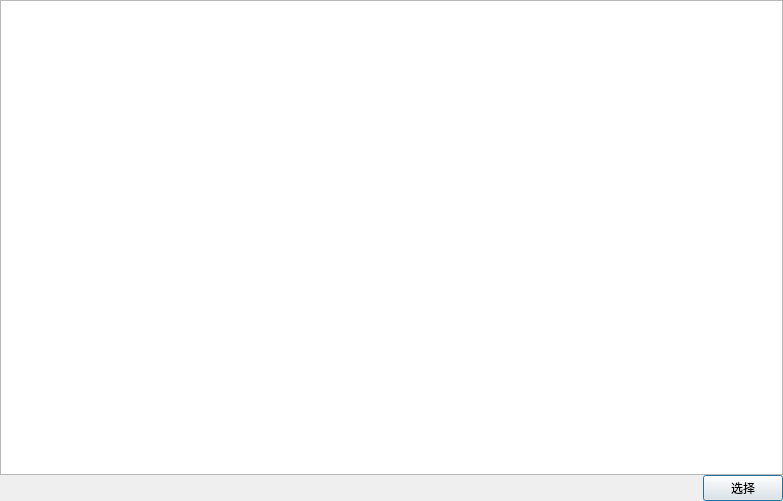
<?xml version="1.0" encoding="UTF-8"?>
<ui version="4.0">
 <class>Dialog</class>
 <widget class="QDialog" name="Dialog">
  <property name="geometry">
   <rect>
    <x>0</x>
    <y>0</y>
    <width>783</width>
    <height>501</height>
   </rect>
  </property>
  <property name="windowTitle">
   <string>Dialog</string>
  </property>
  <layout class="QVBoxLayout" name="verticalLayout">
   <property name="spacing">
    <number>0</number>
   </property>
   <property name="leftMargin">
    <number>0</number>
   </property>
   <property name="topMargin">
    <number>0</number>
   </property>
   <property name="rightMargin">
    <number>0</number>
   </property>
   <property name="bottomMargin">
    <number>0</number>
   </property>
   <item>
    <widget class="QTableWidget" name="seltCont"/>
   </item>
   <item>
    <layout class="QHBoxLayout" name="horizontalLayout">
     <item>
      <spacer name="horizontalSpacer">
       <property name="orientation">
        <enum>Qt::Horizontal</enum>
       </property>
       <property name="sizeHint" stdset="0">
        <size>
         <width>40</width>
         <height>20</height>
        </size>
       </property>
      </spacer>
     </item>
     <item>
      <widget class="QPushButton" name="pb_selectCont">
       <property name="text">
        <string>选择</string>
       </property>
      </widget>
     </item>
    </layout>
   </item>
  </layout>
 </widget>
 <resources/>
 <connections/>
</ui>
